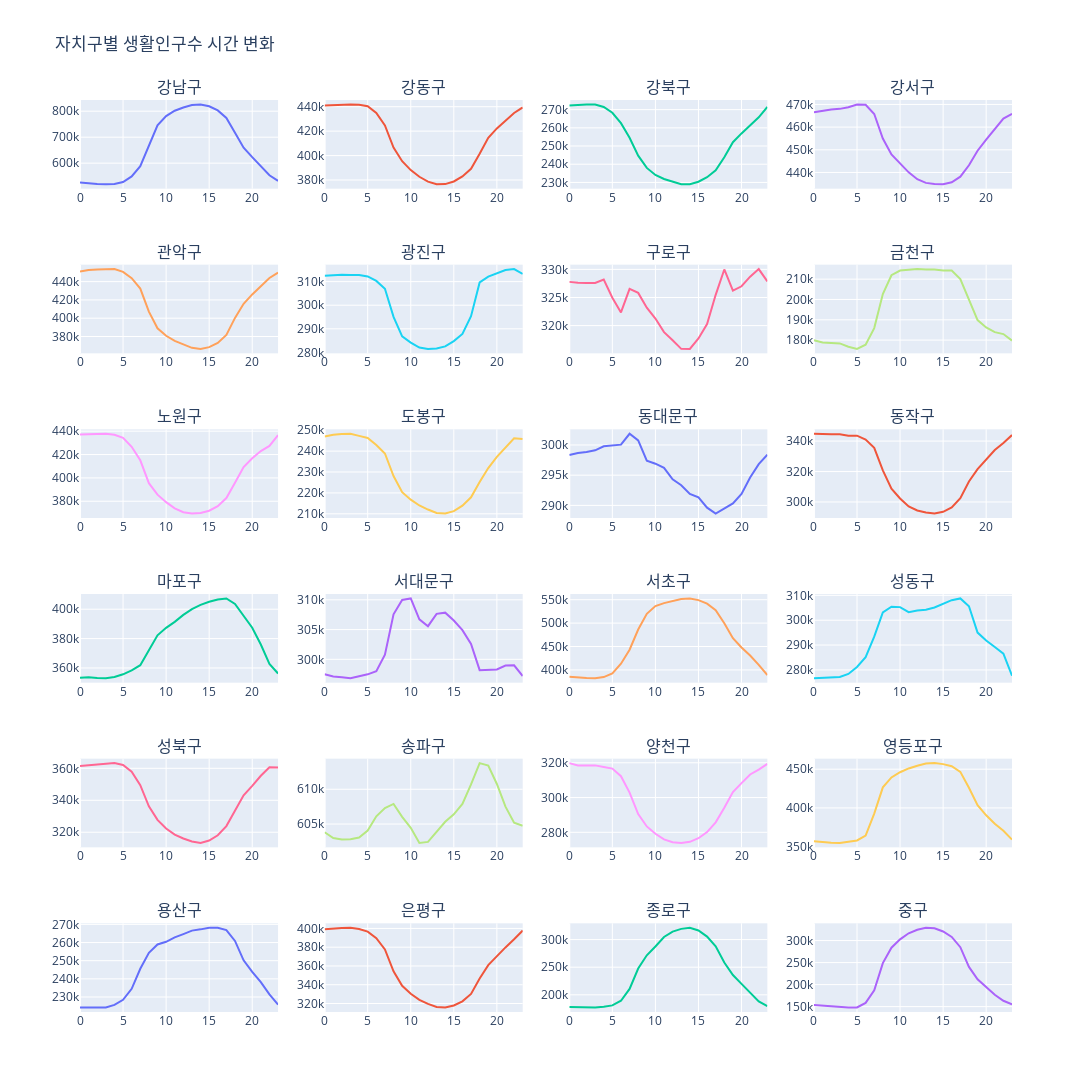

Notebook code for this chart:
### Code cell
import plotly.graph_objects as go
from plotly.subplots import make_subplots

fig = make_subplots(rows=6, cols=4,\
                    start_cell='top-left',\
                    subplot_titles=tuple(data_gu_unique))

for i in range(1, 7):
    for j in range(1, 5):
        gu = data_gu_unique[(i-1)*4+(j-1)]
        data_temp = data_gu_time[data_gu_time['자치구'] == f'{gu}']
        fig.add_trace(go.Scatter(x=data_temp['시간대구분'],\
                                 y=data_temp['20세 이상 생활인구수']),\
                                 row=i, col=j)

fig.update_layout(showlegend=False, height=1200, width=1600,\
                 title_text="자치구별 생활인구수 시간 변화")
fig.show()

### Figure 1 — Plotly figure (JSON) as saved in the notebook; plotly's stock layout.template omitted (floating-point values rounded to 4 significant figures)
{"data": [{"type": "scatter", "x": [0, 1, 2, 3, 4, 5, 6, 7, 8, 9, 10, 11, 12, 13, 14, 15, 16, 17, 18, 19, 20, 21, 22, 23], "xaxis": "x", "y": [525900.0, 522300.0, 520000.0, 518900.0, 519700.0, 527400.0, 548800.0, 588300.0, 670600.0, 745600.0, 781000.0, 801800.0, 814500.0, 823900.0, 826100.0, 818900.0, 803200.0, 774000.0, 716600.0, 659700.0, 623200.0, 588700.0, 553300.0, 531600.0], "yaxis": "y"}, {"type": "scatter", "x": [0, 1, 2, 3, 4, 5, 6, 7, 8, 9, 10, 11, 12, 13, 14, 15, 16, 17, 18, 19, 20, 21, 22, 23], "xaxis": "x2", "y": [441000.0, 441300.0, 441600.0, 441900.0, 441500.0, 440400.0, 434900.0, 424700.0, 406500.0, 395400.0, 388100.0, 382700.0, 378700.0, 376600.0, 376700.0, 378800.0, 382900.0, 389200.0, 401500.0, 414600.0, 422200.0, 429000.0, 434900.0, 439400.0], "yaxis": "y2"}, {"type": "scatter", "x": [0, 1, 2, 3, 4, 5, 6, 7, 8, 9, 10, 11, 12, 13, 14, 15, 16, 17, 18, 19, 20, 21, 22, 23], "xaxis": "x3", "y": [272300.0, 272600.0, 272900.0, 272800.0, 271500.0, 268300.0, 262600.0, 254500.0, 244700.0, 238000.0, 234100.0, 231900.0, 230300.0, 229100.0, 229000.0, 230400.0, 232900.0, 236600.0, 243800.0, 252100.0, 256900.0, 261500.0, 265800.0, 271400.0], "yaxis": "y3"}, {"type": "scatter", "x": [0, 1, 2, 3, 4, 5, 6, 7, 8, 9, 10, 11, 12, 13, 14, 15, 16, 17, 18, 19, 20, 21, 22, 23], "xaxis": "x4", "y": [466500.0, 467300.0, 467800.0, 468000.0, 468800.0, 470000.0, 469900.0, 465800.0, 455000.0, 448000.0, 443900.0, 440100.0, 437000.0, 435400.0, 434900.0, 434800.0, 435700.0, 438100.0, 443200.0, 449600.0, 454500.0, 459100.0, 463800.0, 465900.0], "yaxis": "y4"}, {"type": "scatter", "x": [0, 1, 2, 3, 4, 5, 6, 7, 8, 9, 10, 11, 12, 13, 14, 15, 16, 17, 18, 19, 20, 21, 22, 23], "xaxis": "x5", "y": [451000.0, 452700.0, 453300.0, 453700.0, 453700.0, 450600.0, 443800.0, 432300.0, 407200.0, 389000.0, 380800.0, 375200.0, 371100.0, 367600.0, 366400.0, 368400.0, 372900.0, 381700.0, 400400.0, 415800.0, 426000.0, 435500.0, 444000.0, 449900.0], "yaxis": "y5"}, {"type": "scatter", "x": [0, 1, 2, 3, 4, 5, 6, 7, 8, 9, 10, 11, 12, 13, 14, 15, 16, 17, 18, 19, 20, 21, 22, 23], "xaxis": "x6", "y": [312500.0, 312700.0, 312900.0, 312800.0, 312800.0, 312200.0, 310300.0, 307000.0, 295100.0, 286800.0, 284200.0, 282100.0, 281500.0, 281600.0, 282600.0, 284800.0, 287800.0, 295300.0, 309600.0, 312100.0, 313500.0, 314900.0, 315300.0, 313200.0], "yaxis": "y6"}, {"type": "scatter", "x": [0, 1, 2, 3, 4, 5, 6, 7, 8, 9, 10, 11, 12, 13, 14, 15, 16, 17, 18, 19, 20, 21, 22, 23], "xaxis": "x7", "y": [327800.0, 327600.0, 327600.0, 327600.0, 328200.0, 325000.0, 322300.0, 326500.0, 325800.0, 323200.0, 321300.0, 318800.0, 317400.0, 315900.0, 315900.0, 317700.0, 320300.0, 325500.0, 330000.0, 326200.0, 327000.0, 328700.0, 330100.0, 327900.0], "yaxis": "y7"}, {"type": "scatter", "x": [0, 1, 2, 3, 4, 5, 6, 7, 8, 9, 10, 11, 12, 13, 14, 15, 16, 17, 18, 19, 20, 21, 22, 23], "xaxis": "x8", "y": [179900.0, 178800.0, 178600.0, 178400.0, 176700.0, 175700.0, 177700.0, 185900.0, 202700.0, 211900.0, 214200.0, 214500.0, 215000.0, 214800.0, 214800.0, 214300.0, 214200.0, 210000.0, 199400.0, 189800.0, 186200.0, 183900.0, 183000.0, 179700.0], "yaxis": "y8"}, {"type": "scatter", "x": [0, 1, 2, 3, 4, 5, 6, 7, 8, 9, 10, 11, 12, 13, 14, 15, 16, 17, 18, 19, 20, 21, 22, 23], "xaxis": "x9", "y": [437200.0, 437400.0, 437600.0, 437800.0, 437000.0, 434200.0, 426600.0, 415100.0, 395500.0, 385700.0, 379200.0, 373900.0, 370600.0, 369500.0, 369900.0, 371900.0, 375700.0, 382700.0, 395800.0, 409200.0, 416800.0, 423000.0, 427300.0, 436600.0], "yaxis": "y9"}, {"type": "scatter", "x": [0, 1, 2, 3, 4, 5, 6, 7, 8, 9, 10, 11, 12, 13, 14, 15, 16, 17, 18, 19, 20, 21, 22, 23], "xaxis": "x10", "y": [247000.0, 247800.0, 248200.0, 248300.0, 247300.0, 246300.0, 242900.0, 238900.0, 228100.0, 220400.0, 216800.0, 214000.0, 212000.0, 210400.0, 210100.0, 211300.0, 213900.0, 217900.0, 225200.0, 231900.0, 237300.0, 241900.0, 246200.0, 245800.0], "yaxis": "y10"}, {"type": "scatter", "x": [0, 1, 2, 3, 4, 5, 6, 7, 8, 9, 10, 11, 12, 13, 14, 15, 16, 17, 18, 19, 20, 21, 22, 23], "xaxis": "x11", "y": [298300.0, 298700.0, 298800.0, 299100.0, 299800.0, 299900.0, 300100.0, 301900.0, 300800.0, 297400.0, 296900.0, 296200.0, 294300.0, 293300.0, 291900.0, 291300.0, 289600.0, 288600.0, 289500.0, 290300.0, 291900.0, 294600.0, 296800.0, 298400.0], "yaxis": "y11"}, {"type": "scatter", "x": [0, 1, 2, 3, 4, 5, 6, 7, 8, 9, 10, 11, 12, 13, 14, 15, 16, 17, 18, 19, 20, 21, 22, 23], "xaxis": "x12", "y": [344800.0, 344500.0, 344400.0, 344500.0, 343500.0, 343600.0, 341000.0, 335600.0, 320800.0, 308700.0, 302300.0, 297000.0, 294400.0, 293000.0, 292400.0, 293500.0, 296400.0, 302400.0, 313500.0, 321500.0, 328100.0, 334100.0, 338700.0, 344000.0], "yaxis": "y12"}, {"type": "scatter", "x": [0, 1, 2, 3, 4, 5, 6, 7, 8, 9, 10, 11, 12, 13, 14, 15, 16, 17, 18, 19, 20, 21, 22, 23], "xaxis": "x13", "y": [353400.0, 353600.0, 353200.0, 353000.0, 353800.0, 355700.0, 358400.0, 361900.0, 372100.0, 382200.0, 387300.0, 391400.0, 396100.0, 400100.0, 403000.0, 405000.0, 406500.0, 407300.0, 403600.0, 395400.0, 387400.0, 376000.0, 362800.0, 356200.0], "yaxis": "y13"}, {"type": "scatter", "x": [0, 1, 2, 3, 4, 5, 6, 7, 8, 9, 10, 11, 12, 13, 14, 15, 16, 17, 18, 19, 20, 21, 22, 23], "xaxis": "x14", "y": [297500.0, 297100.0, 297000.0, 296800.0, 297200.0, 297500.0, 298000.0, 300800.0, 307600.0, 310000.0, 310200.0, 306700.0, 305600.0, 307600.0, 307800.0, 306500.0, 304900.0, 302600.0, 298200.0, 298200.0, 298300.0, 299000.0, 299000.0, 297200.0], "yaxis": "y14"}, {"type": "scatter", "x": [0, 1, 2, 3, 4, 5, 6, 7, 8, 9, 10, 11, 12, 13, 14, 15, 16, 17, 18, 19, 20, 21, 22, 23], "xaxis": "x15", "y": [385100.0, 383600.0, 382600.0, 382200.0, 384700.0, 392600.0, 413100.0, 443200.0, 486300.0, 520000.0, 536300.0, 542800.0, 547200.0, 551600.0, 552700.0, 549100.0, 541700.0, 527700.0, 499700.0, 467700.0, 447900.0, 430700.0, 410900.0, 389000.0], "yaxis": "y15"}, {"type": "scatter", "x": [0, 1, 2, 3, 4, 5, 6, 7, 8, 9, 10, 11, 12, 13, 14, 15, 16, 17, 18, 19, 20, 21, 22, 23], "xaxis": "x16", "y": [276700.0, 276800.0, 276900.0, 277200.0, 278400.0, 281200.0, 285100.0, 293400.0, 303100.0, 305500.0, 305300.0, 303200.0, 303900.0, 304200.0, 305100.0, 306600.0, 308100.0, 308800.0, 305600.0, 295000.0, 291800.0, 289200.0, 286500.0, 277700.0], "yaxis": "y16"}, {"type": "scatter", "x": [0, 1, 2, 3, 4, 5, 6, 7, 8, 9, 10, 11, 12, 13, 14, 15, 16, 17, 18, 19, 20, 21, 22, 23], "xaxis": "x17", "y": [361500.0, 361900.0, 362400.0, 362700.0, 363300.0, 362100.0, 357900.0, 349400.0, 336200.0, 327800.0, 322300.0, 318500.0, 316100.0, 314200.0, 313300.0, 314800.0, 318100.0, 323900.0, 333900.0, 343100.0, 349000.0, 355300.0, 360700.0, 360500.0], "yaxis": "y17"}, {"type": "scatter", "x": [0, 1, 2, 3, 4, 5, 6, 7, 8, 9, 10, 11, 12, 13, 14, 15, 16, 17, 18, 19, 20, 21, 22, 23], "xaxis": "x18", "y": [603800.0, 603000.0, 602800.0, 602800.0, 603100.0, 604100.0, 606100.0, 607300.0, 607900.0, 606000.0, 604500.0, 602300.0, 602400.0, 603900.0, 605300.0, 606400.0, 607900.0, 610700.0, 613800.0, 613400.0, 610800.0, 607500.0, 605200.0, 604800.0], "yaxis": "y18"}, {"type": "scatter", "x": [0, 1, 2, 3, 4, 5, 6, 7, 8, 9, 10, 11, 12, 13, 14, 15, 16, 17, 18, 19, 20, 21, 22, 23], "xaxis": "x19", "y": [319800.0, 318400.0, 318400.0, 318500.0, 317500.0, 316700.0, 312300.0, 302800.0, 290500.0, 283400.0, 279200.0, 275900.0, 274300.0, 273900.0, 274500.0, 276600.0, 280100.0, 285800.0, 294100.0, 303200.0, 308300.0, 313300.0, 316100.0, 319400.0], "yaxis": "y19"}, {"type": "scatter", "x": [0, 1, 2, 3, 4, 5, 6, 7, 8, 9, 10, 11, 12, 13, 14, 15, 16, 17, 18, 19, 20, 21, 22, 23], "xaxis": "x20", "y": [356900.0, 355700.0, 355000.0, 354800.0, 356100.0, 358000.0, 364200.0, 392700.0, 426500.0, 439400.0, 446100.0, 451000.0, 454500.0, 457200.0, 457900.0, 456600.0, 453900.0, 446600.0, 426100.0, 403600.0, 390500.0, 379600.0, 370500.0, 359000.0], "yaxis": "y20"}, {"type": "scatter", "x": [0, 1, 2, 3, 4, 5, 6, 7, 8, 9, 10, 11, 12, 13, 14, 15, 16, 17, 18, 19, 20, 21, 22, 23], "xaxis": "x21", "y": [224200.0, 224300.0, 224200.0, 224200.0, 225600.0, 228400.0, 234500.0, 245600.0, 254300.0, 258900.0, 260400.0, 262800.0, 264700.0, 266600.0, 267300.0, 268100.0, 268100.0, 266800.0, 260900.0, 250200.0, 243900.0, 238200.0, 231400.0, 225800.0], "yaxis": "y21"}, {"type": "scatter", "x": [0, 1, 2, 3, 4, 5, 6, 7, 8, 9, 10, 11, 12, 13, 14, 15, 16, 17, 18, 19, 20, 21, 22, 23], "xaxis": "x22", "y": [399200.0, 400000.0, 400500.0, 400700.0, 399400.0, 396600.0, 389600.0, 377600.0, 354400.0, 338900.0, 330300.0, 323900.0, 319600.0, 316400.0, 315700.0, 317800.0, 322300.0, 330200.0, 346600.0, 360900.0, 370700.0, 379800.0, 388400.0, 397800.0], "yaxis": "y22"}, {"type": "scatter", "x": [0, 1, 2, 3, 4, 5, 6, 7, 8, 9, 10, 11, 12, 13, 14, 15, 16, 17, 18, 19, 20, 21, 22, 23], "xaxis": "x23", "y": [178100.0, 177400.0, 177000.0, 176900.0, 178500.0, 180800.0, 189300.0, 210600.0, 247500.0, 271500.0, 287400.0, 304700.0, 314400.0, 319400.0, 321400.0, 316500.0, 305400.0, 287800.0, 258500.0, 235800.0, 219900.0, 203200.0, 187900.0, 179600.0], "yaxis": "y23"}, {"type": "scatter", "x": [0, 1, 2, 3, 4, 5, 6, 7, 8, 9, 10, 11, 12, 13, 14, 15, 16, 17, 18, 19, 20, 21, 22, 23], "xaxis": "x24", "y": [153500.0, 151600.0, 149900.0, 148500.0, 147800.0, 148200.0, 158400.0, 186900.0, 248800.0, 283700.0, 302800.0, 316500.0, 324400.0, 329000.0, 327800.0, 320600.0, 308200.0, 285000.0, 240200.0, 212100.0, 193800.0, 176800.0, 163200.0, 155000.0], "yaxis": "y24"}], "layout": {"annotations": [{"font": {"size": 16}, "showarrow": false, "text": "강남구", "x": 0.1062, "xanchor": "center", "xref": "paper", "y": 1.0, "yanchor": "bottom", "yref": "paper"}, {"font": {"size": 16}, "showarrow": false, "text": "강동구", "x": 0.3688, "xanchor": "center", "xref": "paper", "y": 1.0, "yanchor": "bottom", "yref": "paper"}, {"font": {"size": 16}, "showarrow": false, "text": "강북구", "x": 0.6313, "xanchor": "center", "xref": "paper", "y": 1.0, "yanchor": "bottom", "yref": "paper"}, {"font": {"size": 16}, "showarrow": false, "text": "강서구", "x": 0.8938, "xanchor": "center", "xref": "paper", "y": 1.0, "yanchor": "bottom", "yref": "paper"}, {"font": {"size": 16}, "showarrow": false, "text": "관악구", "x": 0.1062, "xanchor": "center", "xref": "paper", "y": 0.8194, "yanchor": "bottom", "yref": "paper"}, {"font": {"size": 16}, "showarrow": false, "text": "광진구", "x": 0.3688, "xanchor": "center", "xref": "paper", "y": 0.8194, "yanchor": "bottom", "yref": "paper"}, {"font": {"size": 16}, "showarrow": false, "text": "구로구", "x": 0.6313, "xanchor": "center", "xref": "paper", "y": 0.8194, "yanchor": "bottom", "yref": "paper"}, {"font": {"size": 16}, "showarrow": false, "text": "금천구", "x": 0.8938, "xanchor": "center", "xref": "paper", "y": 0.8194, "yanchor": "bottom", "yref": "paper"}, {"font": {"size": 16}, "showarrow": false, "text": "노원구", "x": 0.1062, "xanchor": "center", "xref": "paper", "y": 0.6389, "yanchor": "bottom", "yref": "paper"}, {"font": {"size": 16}, "showarrow": false, "text": "도봉구", "x": 0.3688, "xanchor": "center", "xref": "paper", "y": 0.6389, "yanchor": "bottom", "yref": "paper"}, {"font": {"size": 16}, "showarrow": false, "text": "동대문구", "x": 0.6313, "xanchor": "center", "xref": "paper", "y": 0.6389, "yanchor": "bottom", "yref": "paper"}, {"font": {"size": 16}, "showarrow": false, "text": "동작구", "x": 0.8938, "xanchor": "center", "xref": "paper", "y": 0.6389, "yanchor": "bottom", "yref": "paper"}, {"font": {"size": 16}, "showarrow": false, "text": "마포구", "x": 0.1062, "xanchor": "center", "xref": "paper", "y": 0.4583, "yanchor": "bottom", "yref": "paper"}, {"font": {"size": 16}, "showarrow": false, "text": "서대문구", "x": 0.3688, "xanchor": "center", "xref": "paper", "y": 0.4583, "yanchor": "bottom", "yref": "paper"}, {"font": {"size": 16}, "showarrow": false, "text": "서초구", "x": 0.6313, "xanchor": "center", "xref": "paper", "y": 0.4583, "yanchor": "bottom", "yref": "paper"}, {"font": {"size": 16}, "showarrow": false, "text": "성동구", "x": 0.8938, "xanchor": "center", "xref": "paper", "y": 0.4583, "yanchor": "bottom", "yref": "paper"}, {"font": {"size": 16}, "showarrow": false, "text": "성북구", "x": 0.1062, "xanchor": "center", "xref": "paper", "y": 0.2778, "yanchor": "bottom", "yref": "paper"}, {"font": {"size": 16}, "showarrow": false, "text": "송파구", "x": 0.3688, "xanchor": "center", "xref": "paper", "y": 0.2778, "yanchor": "bottom", "yref": "paper"}, {"font": {"size": 16}, "showarrow": false, "text": "양천구", "x": 0.6313, "xanchor": "center", "xref": "paper", "y": 0.2778, "yanchor": "bottom", "yref": "paper"}, {"font": {"size": 16}, "showarrow": false, "text": "영등포구", "x": 0.8938, "xanchor": "center", "xref": "paper", "y": 0.2778, "yanchor": "bottom", "yref": "paper"}, {"font": {"size": 16}, "showarrow": false, "text": "용산구", "x": 0.1062, "xanchor": "center", "xref": "paper", "y": 0.09722, "yanchor": "bottom", "yref": "paper"}, {"font": {"size": 16}, "showarrow": false, "text": "은평구", "x": 0.3688, "xanchor": "center", "xref": "paper", "y": 0.09722, "yanchor": "bottom", "yref": "paper"}, {"font": {"size": 16}, "showarrow": false, "text": "종로구", "x": 0.6313, "xanchor": "center", "xref": "paper", "y": 0.09722, "yanchor": "bottom", "yref": "paper"}, {"font": {"size": 16}, "showarrow": false, "text": "중구", "x": 0.8938, "xanchor": "center", "xref": "paper", "y": 0.09722, "yanchor": "bottom", "yref": "paper"}], "height": 1200, "showlegend": false, "title": {"text": "자치구별 생활인구수 시간 변화"}, "width": 1600, "xaxis": {"anchor": "y", "domain": [0, 0.2125]}, "xaxis10": {"anchor": "y10", "domain": [0.2625, 0.475]}, "xaxis11": {"anchor": "y11", "domain": [0.525, 0.7375]}, "xaxis12": {"anchor": "y12", "domain": [0.7875, 1]}, "xaxis13": {"anchor": "y13", "domain": [0, 0.2125]}, "xaxis14": {"anchor": "y14", "domain": [0.2625, 0.475]}, "xaxis15": {"anchor": "y15", "domain": [0.525, 0.7375]}, "xaxis16": {"anchor": "y16", "domain": [0.7875, 1]}, "xaxis17": {"anchor": "y17", "domain": [0, 0.2125]}, "xaxis18": {"anchor": "y18", "domain": [0.2625, 0.475]}, "xaxis19": {"anchor": "y19", "domain": [0.525, 0.7375]}, "xaxis2": {"anchor": "y2", "domain": [0.2625, 0.475]}, "xaxis20": {"anchor": "y20", "domain": [0.7875, 1]}, "xaxis21": {"anchor": "y21", "domain": [0, 0.2125]}, "xaxis22": {"anchor": "y22", "domain": [0.2625, 0.475]}, "xaxis23": {"anchor": "y23", "domain": [0.525, 0.7375]}, "xaxis24": {"anchor": "y24", "domain": [0.7875, 1]}, "xaxis3": {"anchor": "y3", "domain": [0.525, 0.7375]}, "xaxis4": {"anchor": "y4", "domain": [0.7875, 1]}, "xaxis5": {"anchor": "y5", "domain": [0, 0.2125]}, "xaxis6": {"anchor": "y6", "domain": [0.2625, 0.475]}, "xaxis7": {"anchor": "y7", "domain": [0.525, 0.7375]}, "xaxis8": {"anchor": "y8", "domain": [0.7875, 1]}, "xaxis9": {"anchor": "y9", "domain": [0, 0.2125]}, "yaxis": {"anchor": "x", "domain": [0.9028, 1.0]}, "yaxis10": {"anchor": "x10", "domain": [0.5417, 0.6389]}, "yaxis11": {"anchor": "x11", "domain": [0.5417, 0.6389]}, "yaxis12": {"anchor": "x12", "domain": [0.5417, 0.6389]}, "yaxis13": {"anchor": "x13", "domain": [0.3611, 0.4583]}, "yaxis14": {"anchor": "x14", "domain": [0.3611, 0.4583]}, "yaxis15": {"anchor": "x15", "domain": [0.3611, 0.4583]}, "yaxis16": {"anchor": "x16", "domain": [0.3611, 0.4583]}, "yaxis17": {"anchor": "x17", "domain": [0.1806, 0.2778]}, "yaxis18": {"anchor": "x18", "domain": [0.1806, 0.2778]}, "yaxis19": {"anchor": "x19", "domain": [0.1806, 0.2778]}, "yaxis2": {"anchor": "x2", "domain": [0.9028, 1.0]}, "yaxis20": {"anchor": "x20", "domain": [0.1806, 0.2778]}, "yaxis21": {"anchor": "x21", "domain": [0, 0.09722]}, "yaxis22": {"anchor": "x22", "domain": [0, 0.09722]}, "yaxis23": {"anchor": "x23", "domain": [0, 0.09722]}, "yaxis24": {"anchor": "x24", "domain": [0, 0.09722]}, "yaxis3": {"anchor": "x3", "domain": [0.9028, 1.0]}, "yaxis4": {"anchor": "x4", "domain": [0.9028, 1.0]}, "yaxis5": {"anchor": "x5", "domain": [0.7222, 0.8194]}, "yaxis6": {"anchor": "x6", "domain": [0.7222, 0.8194]}, "yaxis7": {"anchor": "x7", "domain": [0.7222, 0.8194]}, "yaxis8": {"anchor": "x8", "domain": [0.7222, 0.8194]}, "yaxis9": {"anchor": "x9", "domain": [0.5417, 0.6389]}}}
